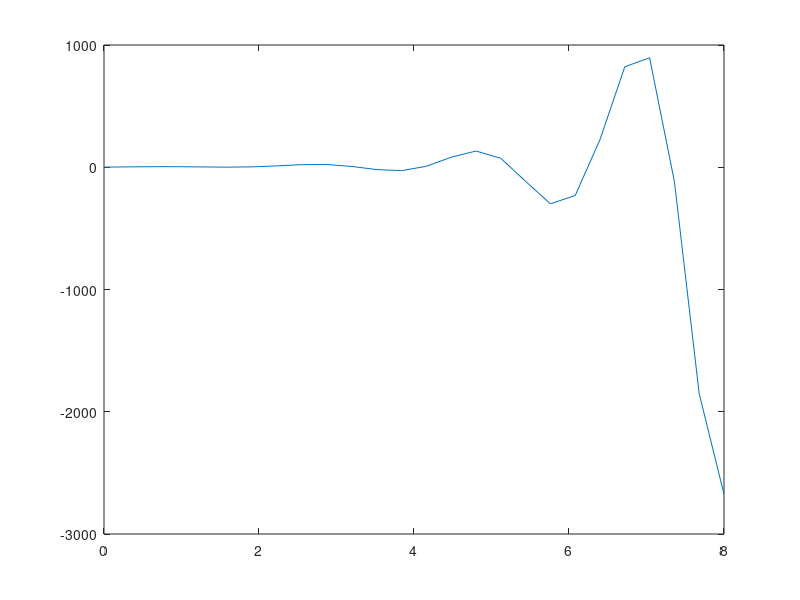

Write MATLAB code to recreate this figure. (Note: this script raises an error after producing the figure.)
clear all;
close all;
t0 = 0;
tfinal = 8;
N = 25;
y0 = 1;
figure;
t = t0:(tfinal-t0)/N:tfinal;
y = exp(t).*sin(3.*t)+3.*t+1;
plot(t,y);
hold on;
y = ForwardEuler(t0,tfinal,N,y0);
plot(t,y,'+');
title('Forward Euler');
xlabel('t axis');
ylabel('y axis');
